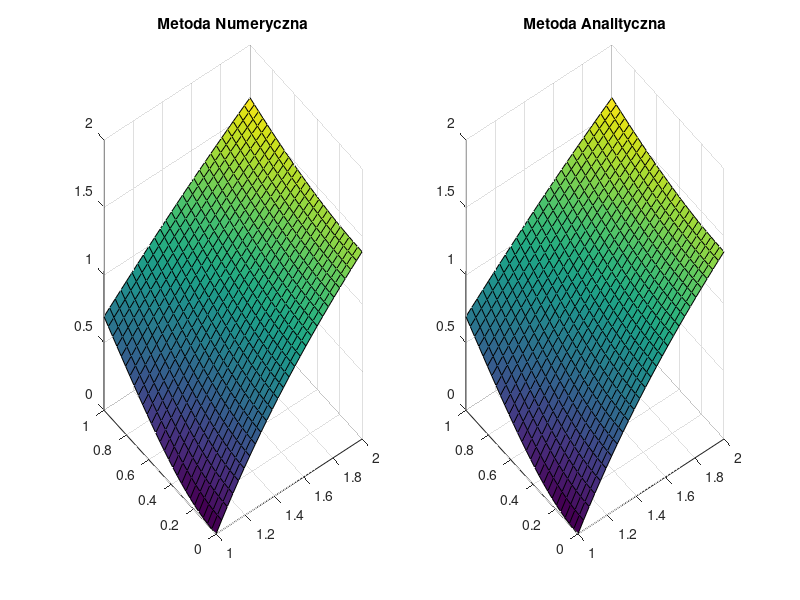

MATLAB code to generate this figure:
%metoda Jacobiego
clc
clear all
tic

%funkcja
F = @(x,y) 0;

%rozwi�zanie analityczne
G = @(x,y) log(x.^2+y.^2);

%przedzia� omega
xa=1;
xb=2;
yc=0;
yd=1;

%warunki brzegowe
war1 = @(x) 2*log(x);
war2 = @(y) log(y.^2+4);
war3 = @(x) log(x.^2+1);
war4 = @(y) log(y.^2+1);

%siatka
n=25;
m=25;

h=(xb-xa)/(n+1);
k=(yd-yc)/(m+1);
x=linspace(xa,xb,n+2);
y=linspace(yc,yd,m+2);

tol=1e-4; 
error = 10; 
licznik=0; 

%tworzenie macierzy
M0=zeros(m,n)+1;
M1(1:n+2) = war1(x);
M2(1:m) = war2(y(2:length(y)-1));
M3(1:n+2) = war3(x);
M4(1:m) = war4(y(2:length(y)-1));

M0=[M4', M0, M2'];
M0=[M1;M0;M3];

for i=1:m+2
    for j=1:n+2
        g(i,j) = G(x(j),y(i));
    end
end

while error>tol
    for i=2:m+1
        for j=2:n+1
            M(i-1,j-1) = (1/h^2*(M0(i+1,j)+M0(i-1,j))+1/k^2*(M0(i,j+1)+M0(i,j-1)));
            M(i-1,j-1) = M(i-1,j-1) - F(x(j),y(i));
            M(i-1,j-1) = M(i-1,j-1)/(2*(1/h^2 + 1/k^2));
        end
    end
    
    error=max(max(abs(M0(2:m+1,2:n+1)-M)));
    M0(2:m+1,2:n+1)=M;
    licznik = licznik+1;
    
end

toc
%wykresy
[X,Y] = meshgrid(x,y);
subplot(1,2,1)
surf(X,Y,M0)
title('Metoda Numeryczna')
subplot(1,2,2)
surf(X,Y,(G(X,Y)))
title('Metoda Analityczna')
Error=max(max(abs(M0-G(X,Y))))
licznik
